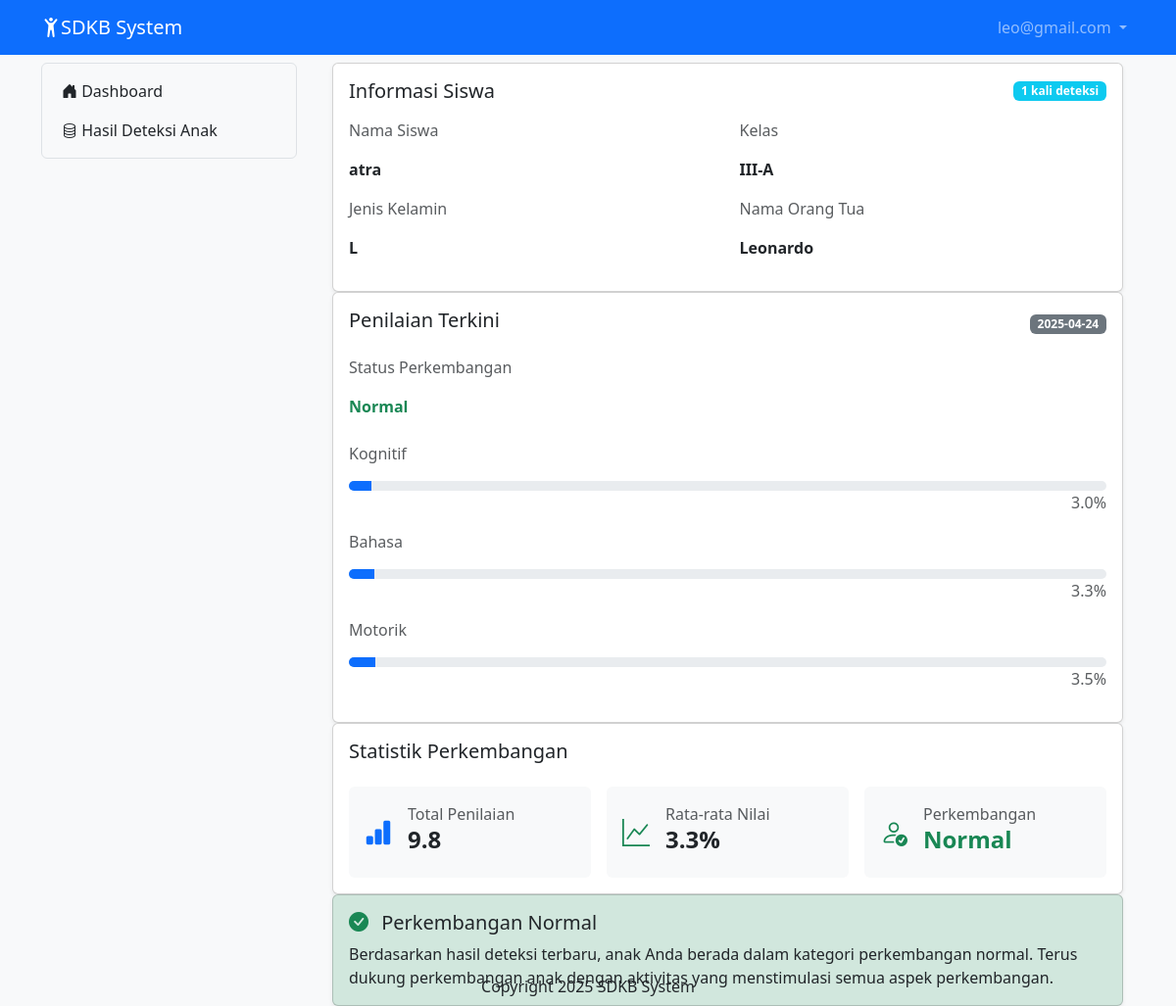
Page / (signed in) on the committed database.
### tables this page shows
CREATE TABLE IF NOT EXISTS `users` (
  `user_id` int(11) NOT NULL AUTO_INCREMENT,
  `fullname` varchar(100) NOT NULL,
  `username` varchar(200) NOT NULL,
  `password` varchar(200) NOT NULL,
  `level` int(11) NOT NULL,
  `phone` varchar(30) NOT NULL,
  `alamat` varchar(300) NOT NULL,
  `created_at` timestamp NOT NULL DEFAULT CURRENT_TIMESTAMP,
  PRIMARY KEY (`user_id`),
  UNIQUE KEY `username` (`username`)
);

CREATE TABLE IF NOT EXISTS `students` (
  `student_id` int(11) NOT NULL AUTO_INCREMENT,
  `parent_id` int(11) DEFAULT NULL,
  `name` varchar(100) NOT NULL,
  `usia` int(11) NOT NULL DEFAULT '0',
  `gender` enum('L','P') NOT NULL,
  `class` varchar(20) DEFAULT NULL,
  PRIMARY KEY (`student_id`),
  KEY `parent_id` (`parent_id`),
  CONSTRAINT `students_ibfk_1` FOREIGN KEY (`parent_id`) REFERENCES `users` (`user_id`)
);

CREATE TABLE IF NOT EXISTS `assessment_results` (
  `id` int(11) NOT NULL AUTO_INCREMENT,
  `student_id` int(11) DEFAULT NULL,
  `motorik_kasar` int(11) DEFAULT NULL,
  `motorik_halus` int(11) DEFAULT NULL,
  `komunikasi` int(11) DEFAULT NULL,
  `membaca` int(11) DEFAULT NULL,
  `sosial_skill` int(11) DEFAULT NULL,
  `menyimak` int(11) DEFAULT NULL,
  `ekspresif` int(11) DEFAULT NULL,
  `pra_akademik` int(11) DEFAULT NULL,
  `prediction` varchar(50) DEFAULT NULL,
  `rekomendasi` text,
  `tanggal` date DEFAULT NULL,
  `motorik_score` float DEFAULT NULL,
  `bahasa_score` float DEFAULT NULL,
  `kognitif_score` float DEFAULT NULL,
  PRIMARY KEY (`id`) USING BTREE,
  KEY `FK__students` (`student_id`) USING BTREE,
  CONSTRAINT `FK_assessment_results_students` FOREIGN KEY (`student_id`) REFERENCES `students` (`student_id`) ON DELETE CASCADE ON UPDATE CASCADE
);

### dashboard_ortu_anak.php (the view, shortened to what this page needs)
<?php
    include "proses/connect.php";
    $user_id = $_SESSION['user_id'];
    $query_anak = "SELECT s.*, u.fullname as parent_name
                   FROM students s
                   LEFT JOIN users u ON s.parent_id = u.user_id
                   WHERE s.parent_id = '$user_id'";
    $result_anak = mysqli_query($conn, $query_anak);
    $anak = mysqli_fetch_assoc($result_anak);
    $id_anak = $anak['student_id'];
    $query_deteksi = "SELECT motorik_halus, motorik_kasar, komunikasi, membaca, pra_akademik, sosial_skill, ekspresif, menyimak, prediction, tanggal
                      FROM assessment_results
                      WHERE student_id = '$id_anak'
                      ORDER BY tanggal DESC
                      LIMIT 1";
    $result_deteksi = mysqli_query($conn, $query_deteksi);
    $deteksi = mysqli_fetch_assoc($result_deteksi);
    $query_jumlah_deteksi = "SELECT COUNT(*) as total FROM assessment_results WHERE student_id = '$id_anak'";
    $result_jumlah = mysqli_query($conn, $query_jumlah_deteksi);
    $jumlah_deteksi = mysqli_fetch_assoc($result_jumlah)['total'];
    $motorik_score = ($deteksi['motorik_halus'] + $deteksi['motorik_kasar']) / 2;
    $bahasa_score = ($deteksi['komunikasi'] + $deteksi['membaca'] + $deteksi['pra_akademik']) / 3;
    $kognitif_score = ($deteksi['sosial_skill'] + $deteksi['ekspresif'] + $deteksi['menyimak']) / 3;
    $total_penilaian = $motorik_score + $bahasa_score + $kognitif_score;
    $rata_nilai = $total_penilaian / 3;
?>
<!DOCTYPE html>
<html lang="en">
<head>
</head>
<body class="bg-light">
    <div class="col-lg-9 mt-2">
    <div class="container-fluid">
        <div class="row">
                <div class="space-y-4">
                    <div class="card shadow-sm">
                        <div class="card-body">
                            <div class="d-flex justify-content-between align-items-center mb-3">
                                <h2 class="card-title h5 mb-0">Informasi Siswa</h2>
                                <?php if ($jumlah_deteksi > 0): ?>
                                <span class="badge bg-info"><?= $jumlah_deteksi ?> kali deteksi</span>
                                <?php endif; ?>
                            </div>
                            <div class="row">
                                <div class="col-md-6">
                                    <p class="text-muted">Nama Siswa</p>
                                    <p class="fw-bold"><?= htmlspecialchars($anak['name']) ?></p>
                                </div>
                                <div class="col-md-6">
                                    <p class="text-muted">Kelas</p>
                                    <p class="fw-bold"><?= htmlspecialchars($anak['class']) ?></p>
                                </div>
                                <div class="col-md-6">
                                    <p class="text-muted">Jenis Kelamin</p>
                                    <p class="fw-bold"><?= htmlspecialchars($anak['gender']) ?></p>
                                </div>
                                <div class="col-md-6">
                                    <p class="text-muted">Nama Orang Tua</p>
                                    <p class="fw-bold"><?= htmlspecialchars($anak['parent_name']) ?></p>
                                </div>
                            </div>
                        </div>
                    </div>
                    <div class="card shadow-sm">
                        <div class="card-body">
                            <div class="d-flex justify-content-between align-items-center mb-3">
                                <h2 class="card-title h5">Penilaian Terkini</h2>
                                <?php if ($deteksi['tanggal'] != '-'): ?>
                                <span class="badge bg-secondary"><?= htmlspecialchars($deteksi['tanggal']) ?></span>
                                <?php endif; ?>
                            </div>
                            <p class="text-muted">Status Perkembangan</p>
                            <p class="<?= strtolower($deteksi['prediction']) == 'terlambat' ? 'text-warning' : 'text-success' ?> fw-bold mb-4">
                                <?= htmlspecialchars($deteksi['prediction']) ?>
                            </p>
                            <div class="space-y-3">
                                <div>
                                    <p class="text-muted">Kognitif</p>
                                    <div class="progress" style="height: 10px;">
                                        <div class="progress-bar" role="progressbar" style="width: <?= htmlspecialchars($kognitif_score) ?>%;" aria-valuenow="<?= htmlspecialchars($kognitif_score) ?>" aria-valuemin="0" aria-valuemax="100"></div>
                                    </div>
                                    <p class="text-end text-muted"><?= number_format($kognitif_score, 1) ?>%</p>
                                </div>
                                <div>
                                    <p class="text-muted">Bahasa</p>
                                    <div class="progress" style="height: 10px;">
                                        <div class="progress-bar" role="progressbar" style="width: <?= htmlspecialchars($bahasa_score) ?>%;" aria-valuenow="<?= htmlspecialchars($bahasa_score) ?>" aria-valuemin="0" aria-valuemax="100"></div>
                                    </div>
                                    <p class="text-end text-muted"><?= number_format($bahasa_score, 1) ?>%</p>
                                </div>
                                <div>
                                    <p class="text-muted">Motorik</p>
                                    <div class="progress" style="height: 10px;">
                                        <div class="progress-bar" role="progressbar" style="width: <?= htmlspecialchars($motorik_score) ?>%;" aria-valuenow="<?= htmlspecialchars($motorik_score) ?>" aria-valuemin="0" aria-valuemax="100"></div>
                                    </div>
                                    <p class="text-end text-muted"><?= number_format($motorik_score, 1) ?>%</p>
                                </div>
                            </div>
                        </div>
                    </div>
                    <div class="card shadow-sm">
                        <div class="card-body">
                            <h5 class="card-title">Statistik Perkembangan</h5>
                            <div class="row g-3 mt-2">
                                <div class="col-md-4">
                                    <div class="p-3 bg-light rounded">
                                        <div class="d-flex align-items-center">
                                            <i class="bi bi-bar-chart-fill text-primary fs-3 me-3"></i>
                                            <div>
                                                <p class="text-muted mb-0">Total Penilaian</p>
                                                <p class="h4 fw-bold"><?= number_format($total_penilaian, 1) ?></p>
                                            </div>
                                        </div>
                                    </div>
                                </div>
                                <div class="col-md-4">
                                    <div class="p-3 bg-light rounded">
                                        <div class="d-flex align-items-center">
                                            <i class="bi bi-graph-up text-success fs-3 me-3"></i>
                                            <div>
                                                <p class="text-muted mb-0">Rata-rata Nilai</p>
                                                <p class="h4 fw-bold"><?= number_format($rata_nilai, 1) ?>%</p>
                                            </div>
                                        </div>
                                    </div>
                                </div>
                                <div class="col-md-4">
                                    <div class="p-3 bg-light rounded">
                                        <div class="d-flex align-items-center">
                                            <i class="bi bi-person-check <?= strtolower($deteksi['prediction']) == 'terlambat' ? 'text-warning' : 'text-success' ?> fs-3 me-3"></i>
                                            <div>
                                                <p class="text-muted mb-0">Perkembangan</p>
                                                <p class="h4 fw-bold <?= strtolower($deteksi['prediction']) == 'terlambat' ? 'text-warning' : 'text-success' ?>">
                                                    <?= htmlspecialchars($deteksi['prediction']) ?>
                                                </p>
                                            </div>
                                        </div>
                                    </div>
                                </div>
                            </div>
                        </div>
                    </div>
                    <?php if ($jumlah_deteksi > 0 && strtolower($deteksi['prediction']) == 'normal'): ?>
                    <div class="card shadow-sm bg-success-subtle">
                        <div class="card-body">
                            <h5 class="card-title"><i class="bi bi-check-circle-fill text-success me-2"></i> Perkembangan Normal</h5>
                            <p class="card-text">
                                Berdasarkan hasil deteksi terbaru, anak Anda berada dalam kategori perkembangan normal. Terus dukung perkembangan anak dengan aktivitas yang menstimulasi semua aspek perkembangan.
                            </p>
                        </div>
                    </div>
                    <?php endif; ?>
                </div>
            </div>
        </div>
    </div>
</div>
</body>
</html>

### index.php (shortened to what this page needs)
<?php
if ((!isset($_GET['x']) || $_GET['x'] == '' || $_GET['x'] == 'dashboard' || $_GET['x'] == '.') && isset($_SESSION['level_deteksi'])) {
    if ($_SESSION['level_deteksi'] == 2) {
        include "main.php";
        exit;
    }
}
?>

### main.php (shortened to what this page needs)
<?php
    include "proses/connect.php";
    $query = mysqli_query($conn, "SELECT * FROM users WHERE username = '$_SESSION[username_deteksi]'");
    $hasil = mysqli_fetch_array($query);
?>
<!DOCTYPE html>
<html lang="en">
<head>
    <link href="https://cdn.jsdelivr.net/npm/bootstrap@5.3.3/dist/css/bootstrap.min.css" rel="stylesheet"
>
    <link rel="stylesheet" href="https://cdn.jsdelivr.net/npm/bootstrap-icons@1.11.3/font/bootstrap-icons.min.css">
    <link rel="stylesheet" href="https://cdn.datatables.net/1.13.7/css/jquery.dataTables.css">
</head>
<body style="height: 300px">
<?php include "header.php"; ?>
<div class="container-lg">
    <div class="row">
        <?php include "sidebar.php";?>
        <?php
            include $page
        ?>
<div class="fixed-bottom text-center mb-2">
    Copyright 2025 SDKB System
</div>
</body>
</html>

### header.php (shortened to what this page needs)
<nav class="navbar navbar-expand navbar-dark bg-primary sticky-top no-print">
  <div class="container">
    <a class="navbar-brand" href="."><i class="bi bi-person-arms-up"></i>SDKB System</a>
    <div class="collapse navbar-collapse justify-content-end" id="navbarNavDropdown">
      <ul class="navbar-nav">
        <li class="nav-item dropdown">
          <a class="nav-link dropdown-toggle" href="#" role="button" data-bs-toggle="dropdown" aria-expanded="false">
            <?php echo $hasil ['username'];?>
          </a>
        </li>
      </ul>
    </div>
  </div>
</nav>

### sidebar.php (shortened to what this page needs)
<div class="col-lg-3">
    <nav class="navbar navbar-expand-lg bg-light rounded border mt-2">
        <div class="container-fluid">
            <div class="offcanvas offcanvas-start" tabindex="-1" id="offcanvasNavbar" aria-labelledby="offcanvasNavbarLabel"
            style="width:200px">
                <div class="offcanvas-body">
                    <ul class="navbar-nav flex-column nav-pills justify-content-start flex-grow-1">
                        <?php if ($_SESSION['level_deteksi'] == 2) { ?>
                            <li class="nav-item">
                                <a class="nav-link ps-2 <?php echo (isset($_GET['x']) && $_GET['x'] == 'dashboard_ortu_anak') ? 'active link-light' : 'link-dark'; ?>"
                                href="dashboard_ortu_anak"><i class="bi bi-house-door-fill"></i> Dashboard</a>
                            </li>
                            <li class="nav-item">
                                <a class="nav-link ps-2 <?php echo (isset($_GET['x']) && $_GET['x'] == 'hasil_deteksi_anak') ? 'active link-light' : 'link-dark'; ?>"
                                href="hasil_deteksi_anak"><i class="bi bi-database"></i> Hasil Deteksi Anak</a>
                            </li>
                        <?php } ?>
                    </ul>
                </div>
            </div>
        </div>
    </nav>
</div>

### rows in the picture
users: username "leo@gmail.com"
students: name "atra", class "III-A", gender "L", parent.fullname "Leonardo"
assessment_results: tanggal "2025-04-24", prediction "Normal", kognitif_score "3.0", bahasa_score "3.3", motorik_score "3.5", total_penilaian "9.8", rata_nilai "3.3"

### other values in the picture
$jumlah_deteksi "1"
